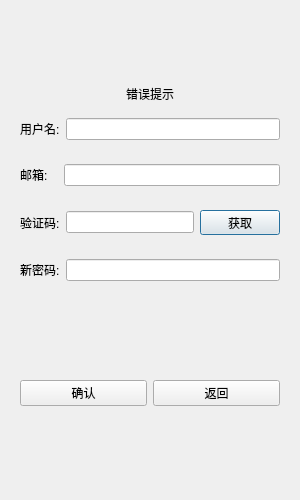
<?xml version="1.0" encoding="UTF-8"?>
<ui version="4.0">
 <class>ResetDialog</class>
 <widget class="QDialog" name="ResetDialog">
  <property name="geometry">
   <rect>
    <x>0</x>
    <y>0</y>
    <width>300</width>
    <height>500</height>
   </rect>
  </property>
  <property name="minimumSize">
   <size>
    <width>300</width>
    <height>500</height>
   </size>
  </property>
  <property name="maximumSize">
   <size>
    <width>300</width>
    <height>500</height>
   </size>
  </property>
  <property name="windowTitle">
   <string>Dialog</string>
  </property>
  <layout class="QVBoxLayout" name="verticalLayout">
   <item>
    <spacer name="verticalSpacer_3">
     <property name="orientation">
      <enum>Qt::Vertical</enum>
     </property>
     <property name="sizeHint" stdset="0">
      <size>
       <width>20</width>
       <height>40</height>
      </size>
     </property>
    </spacer>
   </item>
   <item>
    <widget class="QLabel" name="err_tip">
     <property name="text">
      <string>错误提示</string>
     </property>
     <property name="alignment">
      <set>Qt::AlignCenter</set>
     </property>
    </widget>
   </item>
   <item>
    <widget class="QWidget" name="widget" native="true">
     <layout class="QHBoxLayout" name="horizontalLayout">
      <item>
       <widget class="QLabel" name="user_lb">
        <property name="text">
         <string>用户名:</string>
        </property>
       </widget>
      </item>
      <item>
       <widget class="QLineEdit" name="user_edit"/>
      </item>
     </layout>
    </widget>
   </item>
   <item>
    <widget class="QWidget" name="widget_2" native="true">
     <layout class="QHBoxLayout" name="horizontalLayout_2">
      <item>
       <widget class="QLabel" name="email_lb">
        <property name="text">
         <string>邮箱:   </string>
        </property>
       </widget>
      </item>
      <item>
       <widget class="QLineEdit" name="email_edit"/>
      </item>
     </layout>
    </widget>
   </item>
   <item>
    <widget class="QWidget" name="widget_3" native="true">
     <layout class="QHBoxLayout" name="horizontalLayout_3">
      <item>
       <widget class="QLabel" name="verify_lb">
        <property name="text">
         <string>验证码:</string>
        </property>
       </widget>
      </item>
      <item>
       <widget class="QLineEdit" name="verify_edit"/>
      </item>
      <item>
       <widget class="QPushButton" name="verify_btn">
        <property name="minimumSize">
         <size>
          <width>0</width>
          <height>25</height>
         </size>
        </property>
        <property name="maximumSize">
         <size>
          <width>16777215</width>
          <height>25</height>
         </size>
        </property>
        <property name="text">
         <string>获取</string>
        </property>
       </widget>
      </item>
     </layout>
    </widget>
   </item>
   <item>
    <widget class="QWidget" name="widget_4" native="true">
     <layout class="QHBoxLayout" name="horizontalLayout_4">
      <item>
       <widget class="QLabel" name="pwd_lb">
        <property name="text">
         <string>新密码:</string>
        </property>
       </widget>
      </item>
      <item>
       <widget class="QLineEdit" name="pwd_edit"/>
      </item>
     </layout>
    </widget>
   </item>
   <item>
    <spacer name="verticalSpacer_2">
     <property name="orientation">
      <enum>Qt::Vertical</enum>
     </property>
     <property name="sizeHint" stdset="0">
      <size>
       <width>20</width>
       <height>40</height>
      </size>
     </property>
    </spacer>
   </item>
   <item>
    <widget class="QWidget" name="widget_5" native="true">
     <layout class="QHBoxLayout" name="horizontalLayout_5">
      <item>
       <widget class="QPushButton" name="sure_btn">
        <property name="text">
         <string>确认</string>
        </property>
       </widget>
      </item>
      <item>
       <widget class="QPushButton" name="return_btn">
        <property name="text">
         <string>返回</string>
        </property>
       </widget>
      </item>
     </layout>
    </widget>
   </item>
   <item>
    <spacer name="verticalSpacer">
     <property name="orientation">
      <enum>Qt::Vertical</enum>
     </property>
     <property name="sizeHint" stdset="0">
      <size>
       <width>20</width>
       <height>40</height>
      </size>
     </property>
    </spacer>
   </item>
  </layout>
 </widget>
 <resources/>
 <connections/>
</ui>
